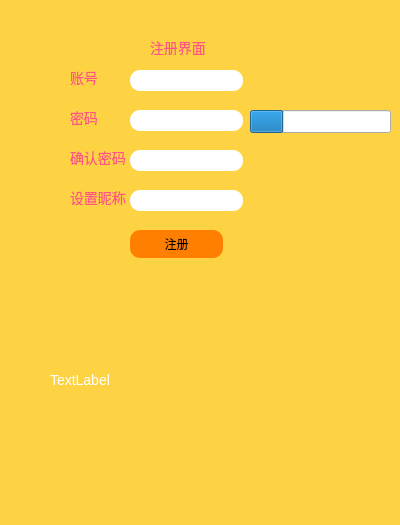
<?xml version="1.0" encoding="UTF-8"?>
<ui version="4.0">
 <class>Register</class>
 <widget class="QDialog" name="Register">
  <property name="geometry">
   <rect>
    <x>0</x>
    <y>0</y>
    <width>400</width>
    <height>525</height>
   </rect>
  </property>
  <property name="windowTitle">
   <string>Dialog</string>
  </property>
  <property name="styleSheet">
   <string notr="true">#Register{
background-color: rgb(253, 211, 68);
}

QLineEdit{

	color: rgb(0, 0, 0);

background-color: rgb(255, 255, 255);
font-size:16px;
border-style:outset;
border-radius:10px;
font-style:MingLiU-ExtB;
}

QPushButton{
background:#ced1d8;
border-style:outset;
border-radius:10px;
font-style:MingLiU-ExtB;
}
QPushButton:pressed{
background-color:rgb(224,0,0);
border-style:inset;
font-style:MingLiU-ExtB;
}

QLabel{
background:rgba(85,170,255,0);
color:white;
font-style:MingLiU-ExtB;
font-size:14px;
}
</string>
  </property>
  <widget class="QLabel" name="label">
   <property name="geometry">
    <rect>
     <x>150</x>
     <y>40</y>
     <width>68</width>
     <height>15</height>
    </rect>
   </property>
   <property name="font">
    <font>
     <family>华光黑体_CNKI</family>
     <pointsize>-1</pointsize>
    </font>
   </property>
   <property name="styleSheet">
    <string notr="true">color: rgb(255, 85, 127);</string>
   </property>
   <property name="text">
    <string>注册界面</string>
   </property>
  </widget>
  <widget class="QLineEdit" name="lineEdit">
   <property name="geometry">
    <rect>
     <x>130</x>
     <y>70</y>
     <width>113</width>
     <height>21</height>
    </rect>
   </property>
   <property name="font">
    <font>
     <family>华光黑体_CNKI</family>
     <pointsize>-1</pointsize>
    </font>
   </property>
  </widget>
  <widget class="QLineEdit" name="lineEdit_2">
   <property name="geometry">
    <rect>
     <x>130</x>
     <y>110</y>
     <width>113</width>
     <height>21</height>
    </rect>
   </property>
   <property name="font">
    <font>
     <family>华光黑体_CNKI</family>
     <pointsize>-1</pointsize>
    </font>
   </property>
  </widget>
  <widget class="QLabel" name="label_2">
   <property name="geometry">
    <rect>
     <x>70</x>
     <y>70</y>
     <width>68</width>
     <height>15</height>
    </rect>
   </property>
   <property name="font">
    <font>
     <family>华光黑体_CNKI</family>
     <pointsize>-1</pointsize>
    </font>
   </property>
   <property name="styleSheet">
    <string notr="true">color: rgb(255, 85, 127);</string>
   </property>
   <property name="text">
    <string>账号</string>
   </property>
  </widget>
  <widget class="QLabel" name="label_3">
   <property name="geometry">
    <rect>
     <x>70</x>
     <y>110</y>
     <width>68</width>
     <height>15</height>
    </rect>
   </property>
   <property name="font">
    <font>
     <family>华光黑体_CNKI</family>
     <pointsize>-1</pointsize>
    </font>
   </property>
   <property name="styleSheet">
    <string notr="true">color: rgb(255, 85, 127);</string>
   </property>
   <property name="text">
    <string>密码</string>
   </property>
  </widget>
  <widget class="QPushButton" name="regButton">
   <property name="geometry">
    <rect>
     <x>130</x>
     <y>230</y>
     <width>93</width>
     <height>28</height>
    </rect>
   </property>
   <property name="font">
    <font>
     <family>华光黑体_CNKI</family>
    </font>
   </property>
   <property name="styleSheet">
    <string notr="true">#regButton:!hover{
borde-radius:10px;
background-color:rgb(255,128,0);
}
#regButton:hover{
borde-radius:10px;
background-color:rgb(255,83,83);
}</string>
   </property>
   <property name="text">
    <string>注册</string>
   </property>
  </widget>
  <widget class="QLabel" name="label_4">
   <property name="geometry">
    <rect>
     <x>70</x>
     <y>150</y>
     <width>68</width>
     <height>15</height>
    </rect>
   </property>
   <property name="font">
    <font>
     <family>华光黑体_CNKI</family>
     <pointsize>-1</pointsize>
    </font>
   </property>
   <property name="styleSheet">
    <string notr="true">color: rgb(255, 85, 127);</string>
   </property>
   <property name="text">
    <string>确认密码</string>
   </property>
  </widget>
  <widget class="QLineEdit" name="lineEdit_3">
   <property name="geometry">
    <rect>
     <x>130</x>
     <y>150</y>
     <width>113</width>
     <height>21</height>
    </rect>
   </property>
   <property name="font">
    <font>
     <family>华光黑体_CNKI</family>
     <pointsize>-1</pointsize>
    </font>
   </property>
  </widget>
  <widget class="QLineEdit" name="lineEdit_4">
   <property name="geometry">
    <rect>
     <x>130</x>
     <y>190</y>
     <width>113</width>
     <height>21</height>
    </rect>
   </property>
   <property name="font">
    <font>
     <family>华光黑体_CNKI</family>
     <pointsize>-1</pointsize>
    </font>
   </property>
  </widget>
  <widget class="QLabel" name="label_5">
   <property name="geometry">
    <rect>
     <x>70</x>
     <y>190</y>
     <width>68</width>
     <height>15</height>
    </rect>
   </property>
   <property name="font">
    <font>
     <family>华光黑体_CNKI</family>
     <pointsize>-1</pointsize>
    </font>
   </property>
   <property name="styleSheet">
    <string notr="true">color: rgb(255, 85, 127);</string>
   </property>
   <property name="text">
    <string>设置昵称</string>
   </property>
  </widget>
  <widget class="QLabel" name="label_6">
   <property name="geometry">
    <rect>
     <x>50</x>
     <y>230</y>
     <width>300</width>
     <height>300</height>
    </rect>
   </property>
   <property name="text">
    <string>TextLabel</string>
   </property>
  </widget>
  <widget class="QLabel" name="label_7">
   <property name="geometry">
    <rect>
     <x>260</x>
     <y>70</y>
     <width>141</width>
     <height>20</height>
    </rect>
   </property>
   <property name="font">
    <font>
     <family>华光黑体_CNKI</family>
     <pointsize>-1</pointsize>
    </font>
   </property>
   <property name="styleSheet">
    <string notr="true">color: rgb(255, 0, 0);</string>
   </property>
   <property name="text">
    <string/>
   </property>
  </widget>
  <widget class="QLabel" name="label_8">
   <property name="geometry">
    <rect>
     <x>300</x>
     <y>130</y>
     <width>141</width>
     <height>20</height>
    </rect>
   </property>
   <property name="font">
    <font>
     <family>华光黑体_CNKI</family>
     <pointsize>-1</pointsize>
    </font>
   </property>
   <property name="styleSheet">
    <string notr="true">color: rgb(255, 0, 0);</string>
   </property>
   <property name="text">
    <string/>
   </property>
  </widget>
  <widget class="QLabel" name="label_9">
   <property name="geometry">
    <rect>
     <x>260</x>
     <y>150</y>
     <width>141</width>
     <height>20</height>
    </rect>
   </property>
   <property name="font">
    <font>
     <family>华光黑体_CNKI</family>
     <pointsize>-1</pointsize>
    </font>
   </property>
   <property name="styleSheet">
    <string notr="true">color: rgb(255, 0, 0);</string>
   </property>
   <property name="text">
    <string/>
   </property>
  </widget>
  <widget class="QLabel" name="label_10">
   <property name="geometry">
    <rect>
     <x>260</x>
     <y>190</y>
     <width>141</width>
     <height>20</height>
    </rect>
   </property>
   <property name="font">
    <font>
     <family>华光黑体_CNKI</family>
     <pointsize>-1</pointsize>
    </font>
   </property>
   <property name="styleSheet">
    <string notr="true">color: rgb(255, 0, 0);</string>
   </property>
   <property name="text">
    <string/>
   </property>
  </widget>
  <widget class="QProgressBar" name="progressBar">
   <property name="geometry">
    <rect>
     <x>250</x>
     <y>110</y>
     <width>141</width>
     <height>23</height>
    </rect>
   </property>
   <property name="value">
    <number>24</number>
   </property>
   <property name="textVisible">
    <bool>false</bool>
   </property>
  </widget>
  <zorder>label</zorder>
  <zorder>lineEdit</zorder>
  <zorder>lineEdit_2</zorder>
  <zorder>label_2</zorder>
  <zorder>label_3</zorder>
  <zorder>label_4</zorder>
  <zorder>lineEdit_3</zorder>
  <zorder>lineEdit_4</zorder>
  <zorder>label_5</zorder>
  <zorder>label_6</zorder>
  <zorder>regButton</zorder>
  <zorder>label_7</zorder>
  <zorder>label_8</zorder>
  <zorder>label_9</zorder>
  <zorder>label_10</zorder>
  <zorder>progressBar</zorder>
 </widget>
 <resources/>
 <connections/>
</ui>
